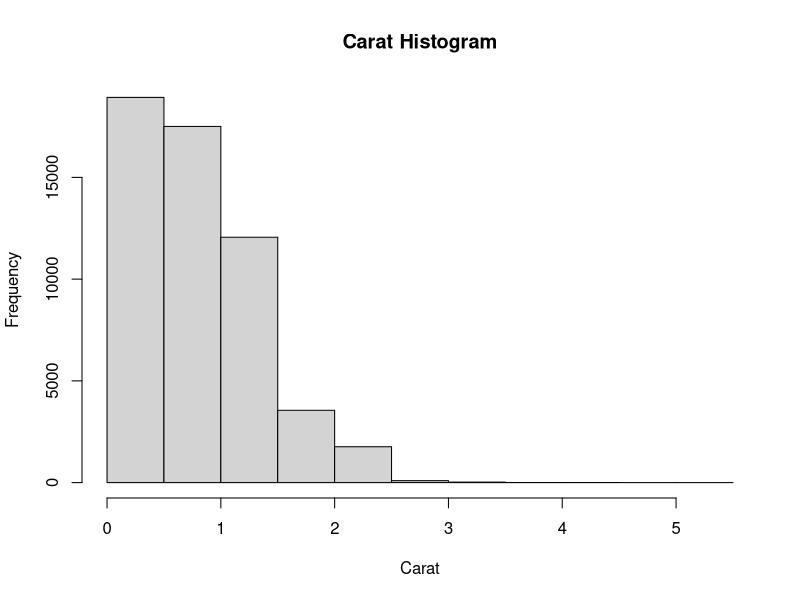
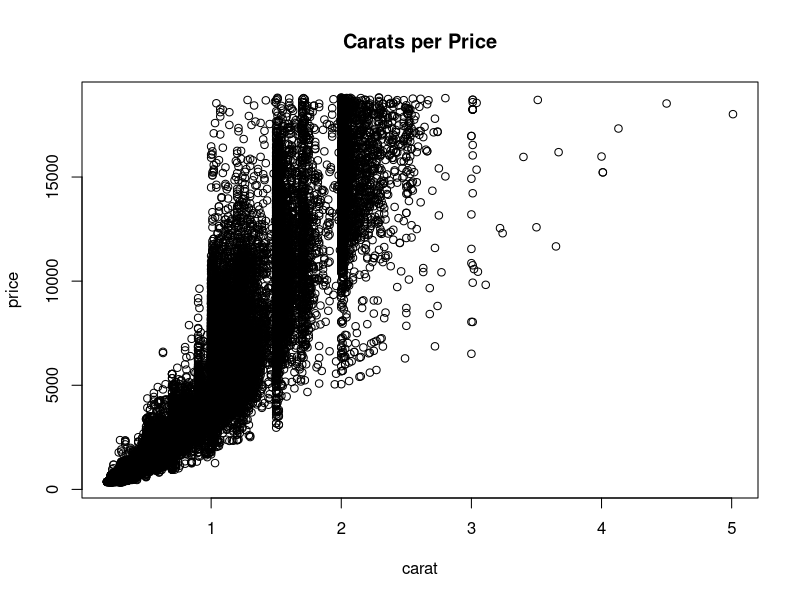
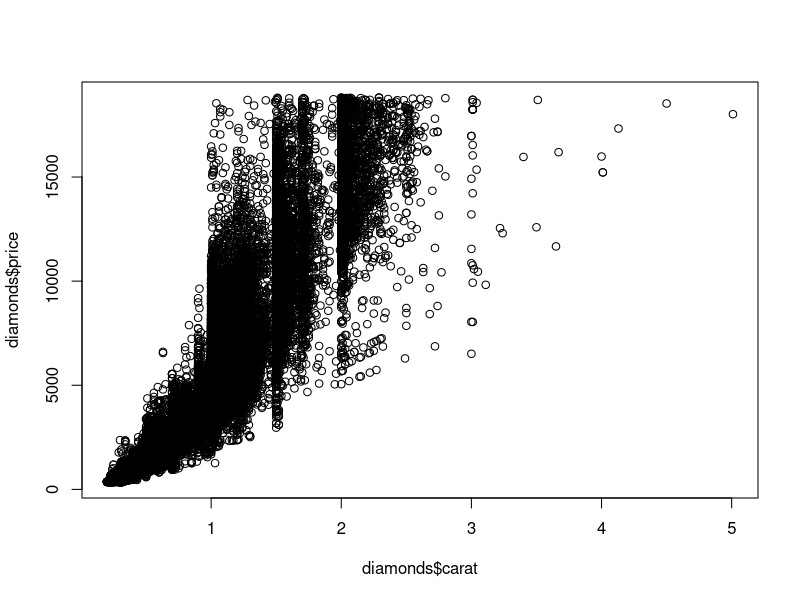
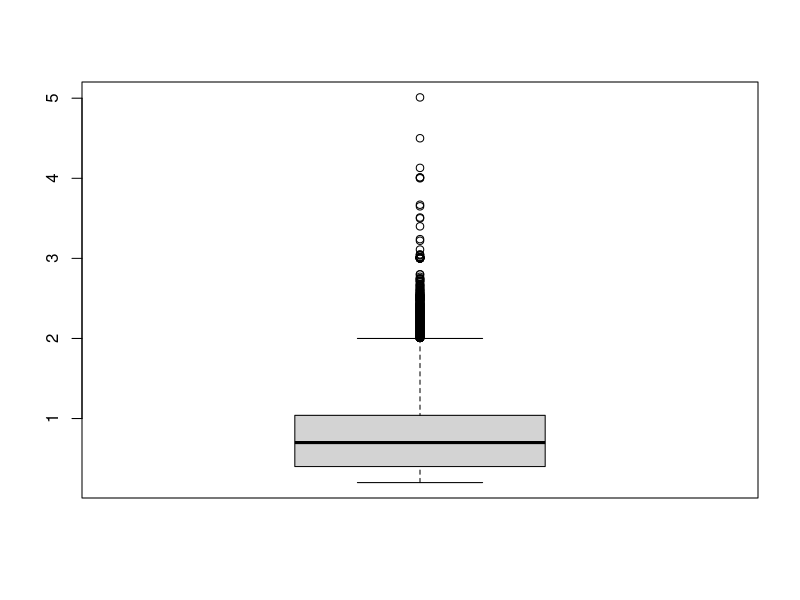

The R source for these figures, in order:
require(ggplot2)
data(diamonds)
head(diamonds)
#
# Base Histograms (7.1.1)
hist(diamonds$carat, main = "Carat Histogram", xlab = "Carat")
#
#Base Scatterplots (7.1.2)
plot(price ~ carat, data = diamonds, main = "Carats per Price")
plot(diamonds$carat, diamonds$price)
#
#Base Boxplots (7.1.3)
boxplot(diamonds$carat)  